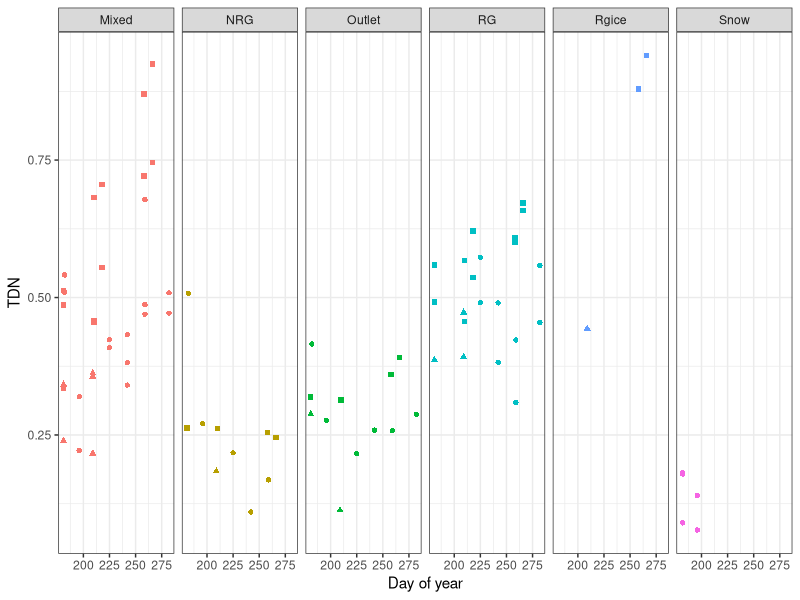
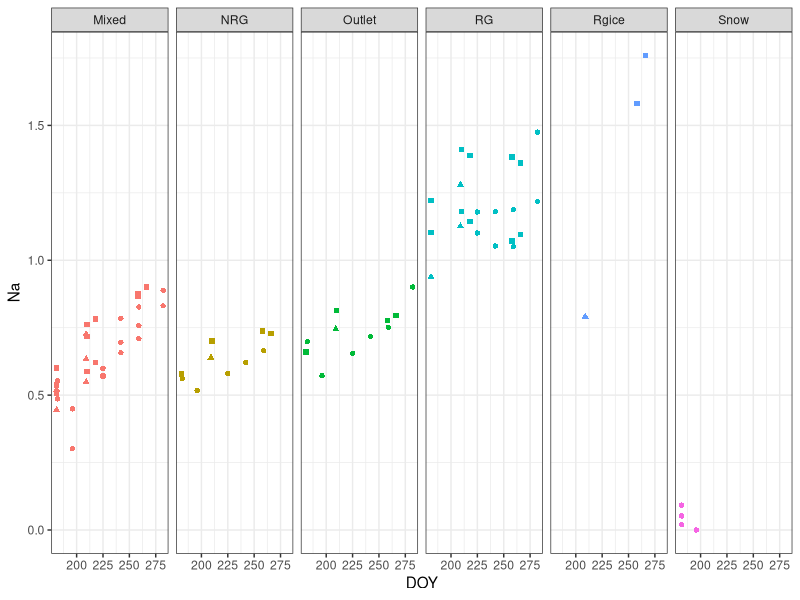
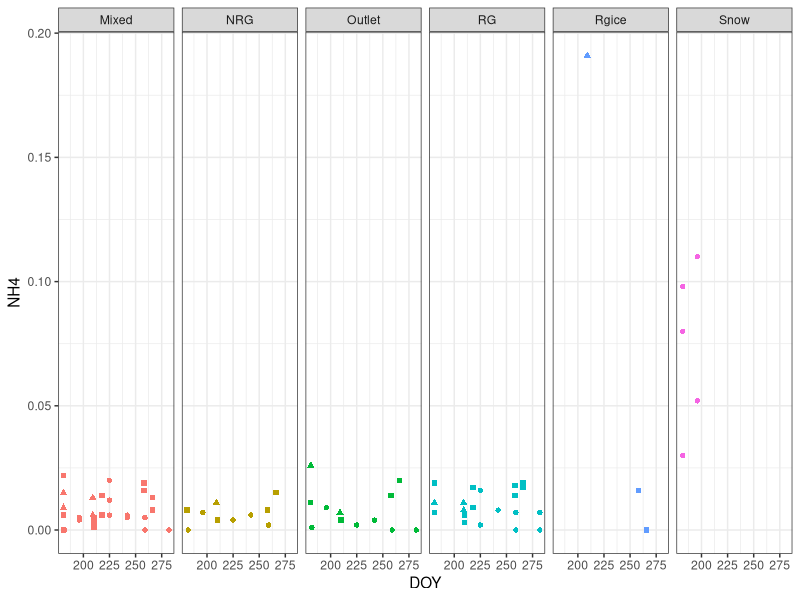
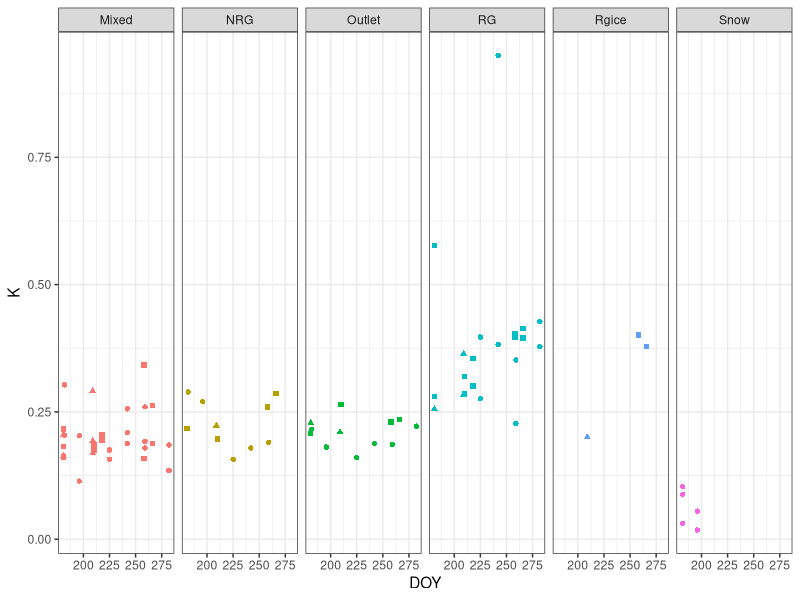
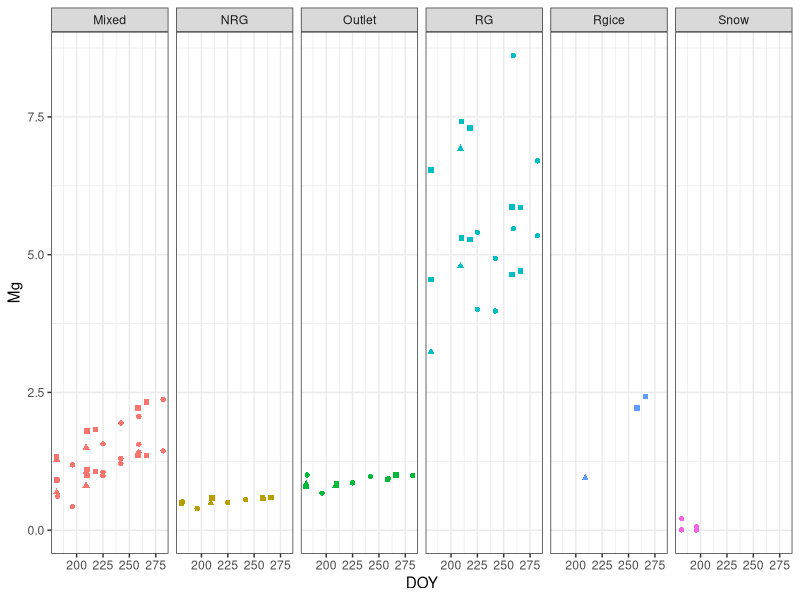
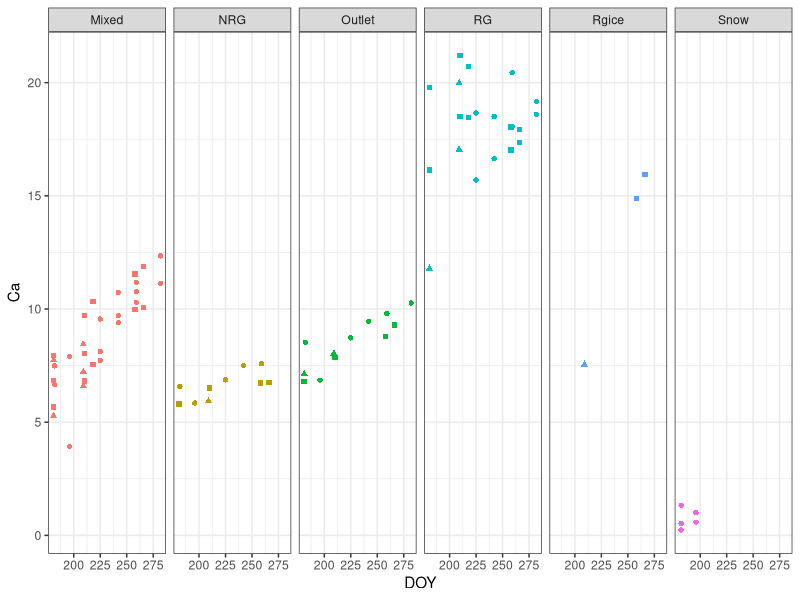
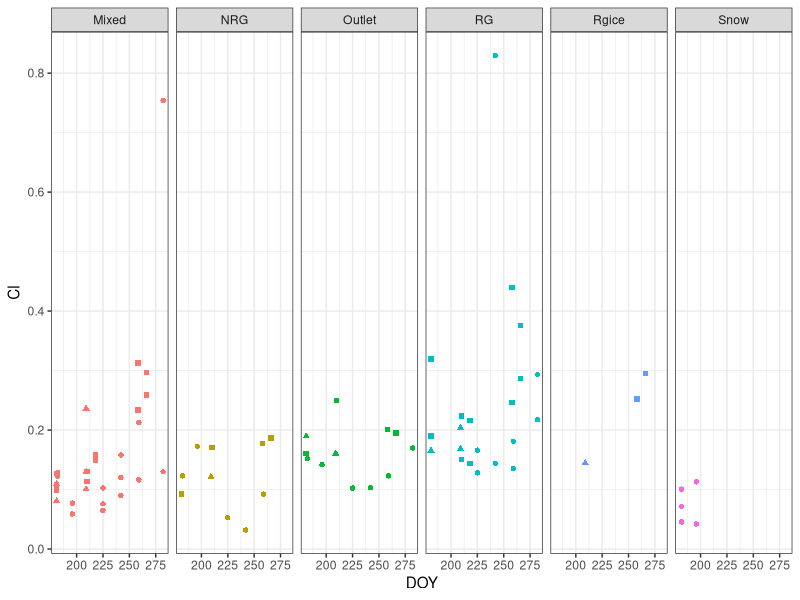
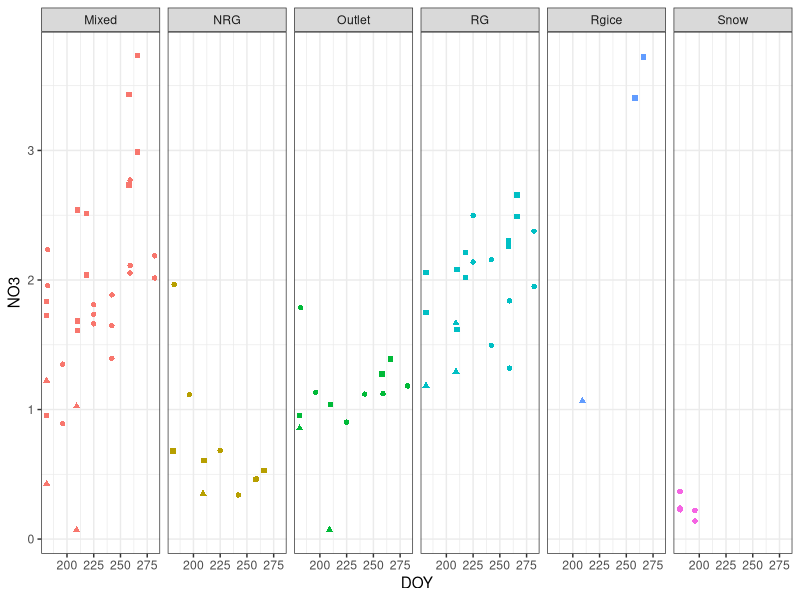

These figures' R source, in order:
## ---- chunk 1

library(ggplot2)
library(dplyr)
library(gridExtra)

knitr::opts_chunk$set(echo = TRUE)
## ---- chunk 2
## Import the water quality data

setwd("C:/Users/Bri/Documents/CSU/EnvDataScience2022/1_waterQA_RG")

hydroAll <- read.csv("data/AllData_IonIsotope_2019_2021.csv")

## ---- chunk 3
ggplot()+
  geom_point(aes(x = DOY, y = TDN, color = SType, shape = as.factor(Year) ), data = hydroAll, show.legend = FALSE) +
  theme_bw()+
  theme(legend.position = c(.9, .1))+
  facet_grid(~SType) +
  xlab("Day of year")
## ---- chunk 4
ggplot()+
  geom_point(aes(x = DOY, y = Na, color = SType, shape = as.factor(Year) ), data = hydroAll, show.legend = FALSE) +
  theme_bw()+
  theme(legend.position = c(.9, .1))+
  facet_grid(~SType)
## ---- chunk 5
ggplot()+
  geom_point(aes(x = DOY, y = NH4, color = SType, shape = as.factor(Year) ), data = hydroAll, show.legend = FALSE) +
  theme_bw()+
  theme(legend.position = c(.9, .1))+
  facet_grid(~SType)
## ---- chunk 6
ggplot()+
  geom_point(aes(x = DOY, y = K, color = SType, shape = as.factor(Year) ), data = hydroAll, show.legend = FALSE) +
  theme_bw()+
  theme(legend.position = c(.9, .1))+
  facet_grid(~SType)
## ---- chunk 7
ggplot()+
  geom_point(aes(x = DOY, y = Mg, color = SType, shape = as.factor(Year) ), data = hydroAll, show.legend = FALSE) +
  theme_bw()+
  theme(legend.position = c(.9, .1))+
  facet_grid(~SType)
## ---- chunk 8
ggplot()+
  geom_point(aes(x = DOY, y = Ca, color = SType, shape = as.factor(Year) ), data = hydroAll, show.legend = FALSE) +
  theme_bw()+
  theme(legend.position = c(.9, .1))+
  facet_grid(~SType)
## ---- chunk 9
ggplot()+
  geom_point(aes(x = DOY, y = Cl, color = SType, shape = as.factor(Year) ), data = hydroAll, show.legend = FALSE) +
  theme_bw()+
  theme(legend.position = c(.9, .1))+
  facet_grid(~SType)
## ---- chunk 10
ggplot()+
  geom_point(aes(x = DOY, y = NO3, color = SType, shape = as.factor(Year) ), data = hydroAll, show.legend = FALSE) +
  theme_bw()+
  theme(legend.position = c(.9, .1))+
  facet_grid(~SType)
## ---- chunk 11
ggplot()+
  geom_point(aes(x = DOY, y = SO4, color = SType, shape = as.factor(Year) ), data = hydroAll, show.legend = FALSE) +
  theme_bw()+
  theme(legend.position = c(.9, .1))+
  facet_grid(~SType)
## ---- chunk 12
ggplot()+
  geom_point(aes(x = DOY, y = NO3N, color = SType, shape = as.factor(Year) ), data = hydroAll, show.legend = FALSE) +
  theme_bw()+
  theme(legend.position = c(.9, .1))+
  facet_grid(~SType)
## ---- chunk 13
ggplot()+
  geom_point(aes(x = DOY, y = DIN, color = SType, shape = as.factor(Year) ), data = hydroAll, show.legend = FALSE) +
  theme_bw()+
  theme(legend.position = c(.9, .1))+
  facet_grid(~SType)
## ---- chunk 14
ggplot()+
  geom_point(aes(x = DOY, y = DON, color = SType, shape = as.factor(Year) ), data = hydroAll, show.legend = FALSE) +
  theme_bw()+
  theme(legend.position = c(.9, .1))+
  facet_grid(~SType)
## ---- chunk 15
ggplot()+
  geom_point(aes(x = DOY, y = d18O, color = SType, shape = as.factor(Year) ), data = hydroAll, show.legend = FALSE) +
  theme_bw()+
  theme(legend.position = c(.9, .1))+
  facet_grid(~SType)
